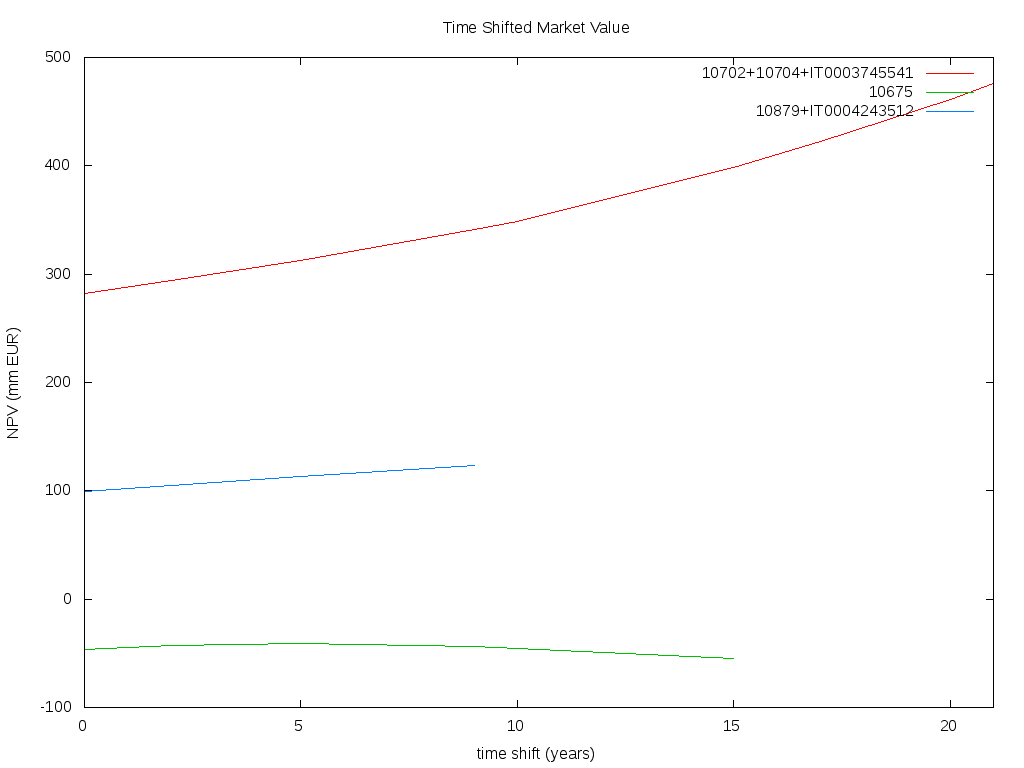

Recreate this plot in gnuplot.
set xrange [0:21]
set yrange [*:*]
set format x "%.0f"
set format y "%.0f"
set xlabel "time shift (years)"
set ylabel "NPV (mm EUR)"
set title "Time Shifted Market Value"
set key default
plot "cpi_single.dat" using 1:($2/1000000*2+$5/1000000) with lines title "10702+10704+IT0003745541", "cpi_single.dat" using 1:($4/1000000) with lines title "10675", "cpi_single.dat" using 1:($3/1000000+$6/1000000) with lines title "10879+IT0004243512"
